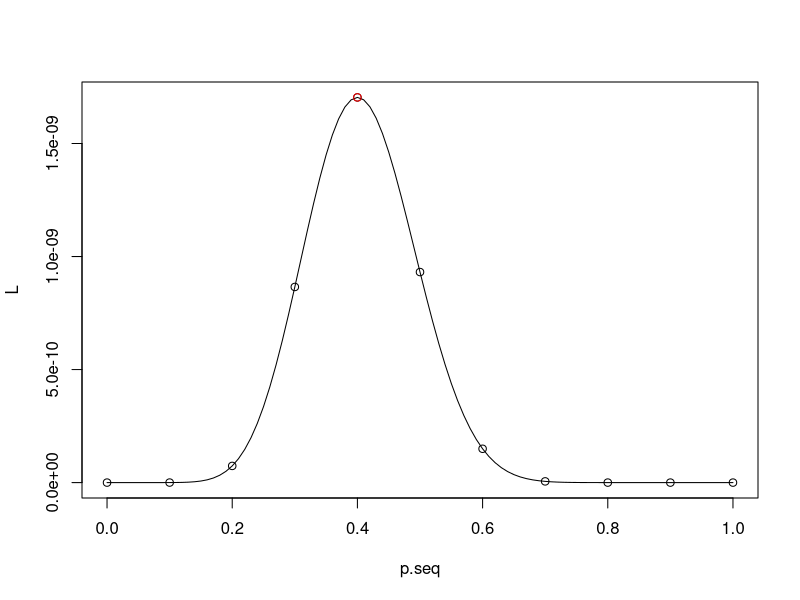
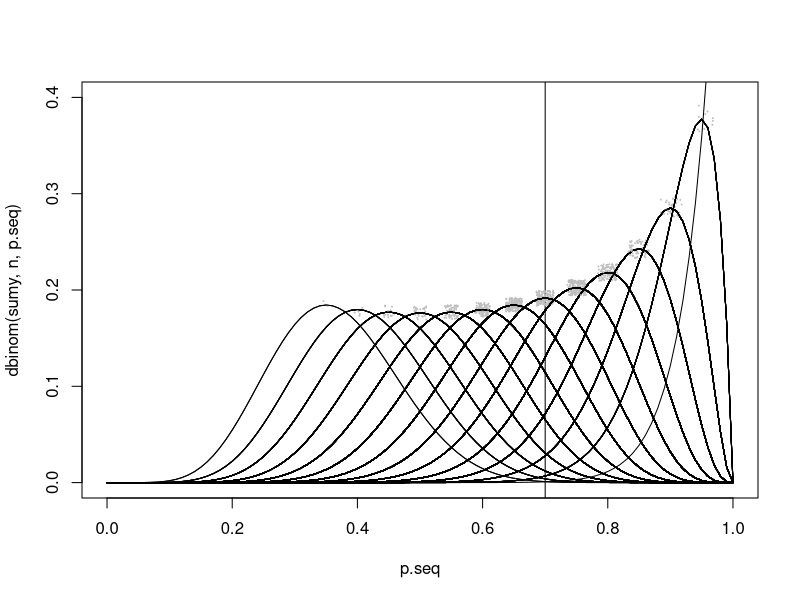
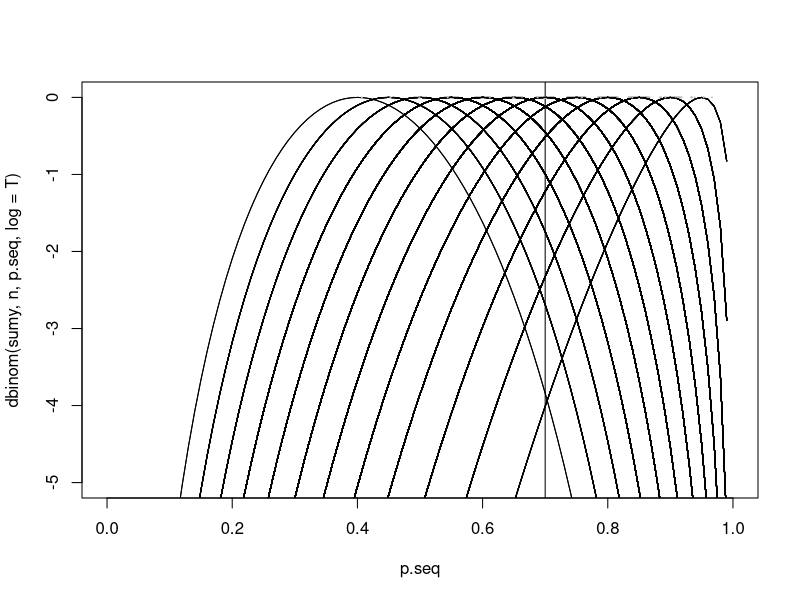
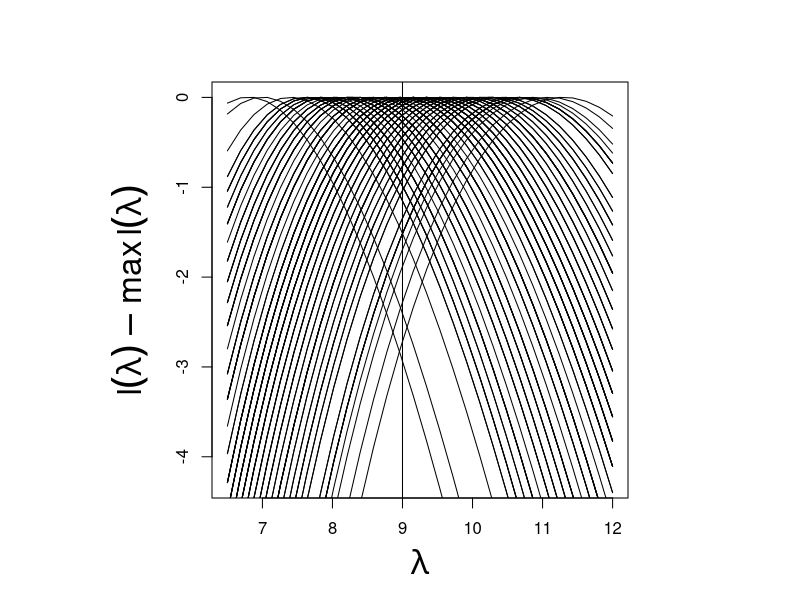

The R source for these figures, in order:
## Likelihood ------------------------------------------------------------------
set.seed(483)

n <- 30
p <- 0.5

y <- rbinom(n, 1, p)
sumy <- sum(y)

bin <- function(n, sumy, pt) pt^sumy*(1-pt)^(n-sumy)

# il massimo valore della likelihood L è in p
p.seq <- seq(0, 1, 0.1)
L <- bin(n, sumy, p.seq)
cbind(p.seq, L)
max(L)
p.seq[which.max(L)]

plot(p.seq, L, type = "p")
curve(bin(n, sumy, x), 0, 1, add=T)

points(p.seq[which.max(bin(n, sumy, p.seq))], max(bin(n, sumy, p.seq)), 
       col = "red")

# set.seed(24)

plot(p.seq, dbinom(sumy,n, p.seq), type = "n", ylim=c(0,.4))
abline(v = .7)

for(i in 1:1000){
  n <- 20
  y <- rbinom(n,1,.7)
  sumy <- sum(y)
  
  p.seq <- seq(0,1,0.01)
  
  curve(dbinom(sumy,n, x), 0,1, add=T)
  
  max(dbinom(sumy,n, p.seq))
  p.seq[which.max(dbinom(sumy,n, p.seq))]
  
  points(jitter(p.seq[which.max(dbinom(sumy,n, p.seq))]), jitter(max(dbinom(sumy,n, p.seq)),2), 
         col = "grey", pch = 19, cex = .1)
  
}

## log lik
set.seed(14)
plot(p.seq, dbinom(sumy,n, p.seq,log = T), type = "n", ylim= c( -5,0))
abline(v = .7)

for(i in 1:1000){
  n <- 20
  y <- rbinom(n,1,.7)
  sumy <- sum(y)
  
  p.seq <- seq(0,1,0.01)
  
  curve(dbinom(sumy,n, x, log = T)-max(dbinom(sumy,n, p.seq, log = T)), 0,1, add=T)
  
  max(dbinom(sumy,n, p.seq, log = T))
  p.seq[which.max(dbinom(sumy,n, p.seq, log = T))]
  
  points(jitter(p.seq[which.max(dbinom(sumy,n, p.seq, log = T))]), 0, 
         col = "grey", pch = 19, cex = .1)
}


# Poisson model 

# Y_i ~ iid Poisson(lambda), lambda>0

lik_pois <- function(lam, n, sumy) log(lam) * sumy - n * lam 
xx <- seq(6.5, 12, l = 30)
ll <- sapply(xx, lik_pois, sumy = 90, n = 10)
#lik_pois(xx,10,90)
par(pty = "s")
plot(xx, ll - max(ll), type = "l", xlab = expression(lambda),
     ylab = expression(l(lambda)-max(l(lambda))), cex.lab = 2)

for(i in 1:100){
  sumy <- sum(rpois(10,9))
  ll <- lik_pois(xx,10,sumy)
  lines(xx,ll-max(ll),type = "l", xlab = expression(lambda),
        ylab = expression(l(lambda)-max(l(lambda))), cex.lab = 2)
}
abline(v=9)
